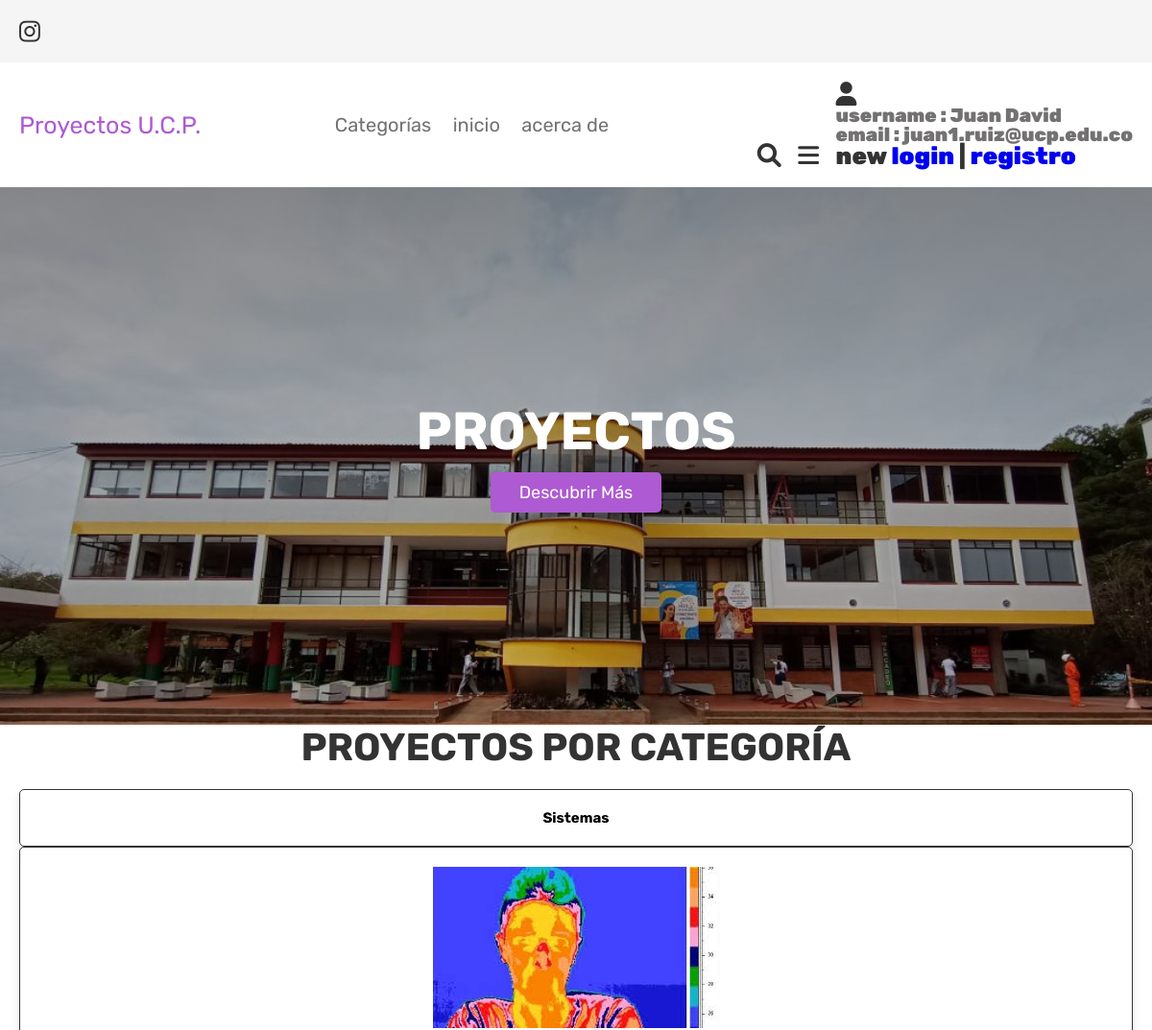
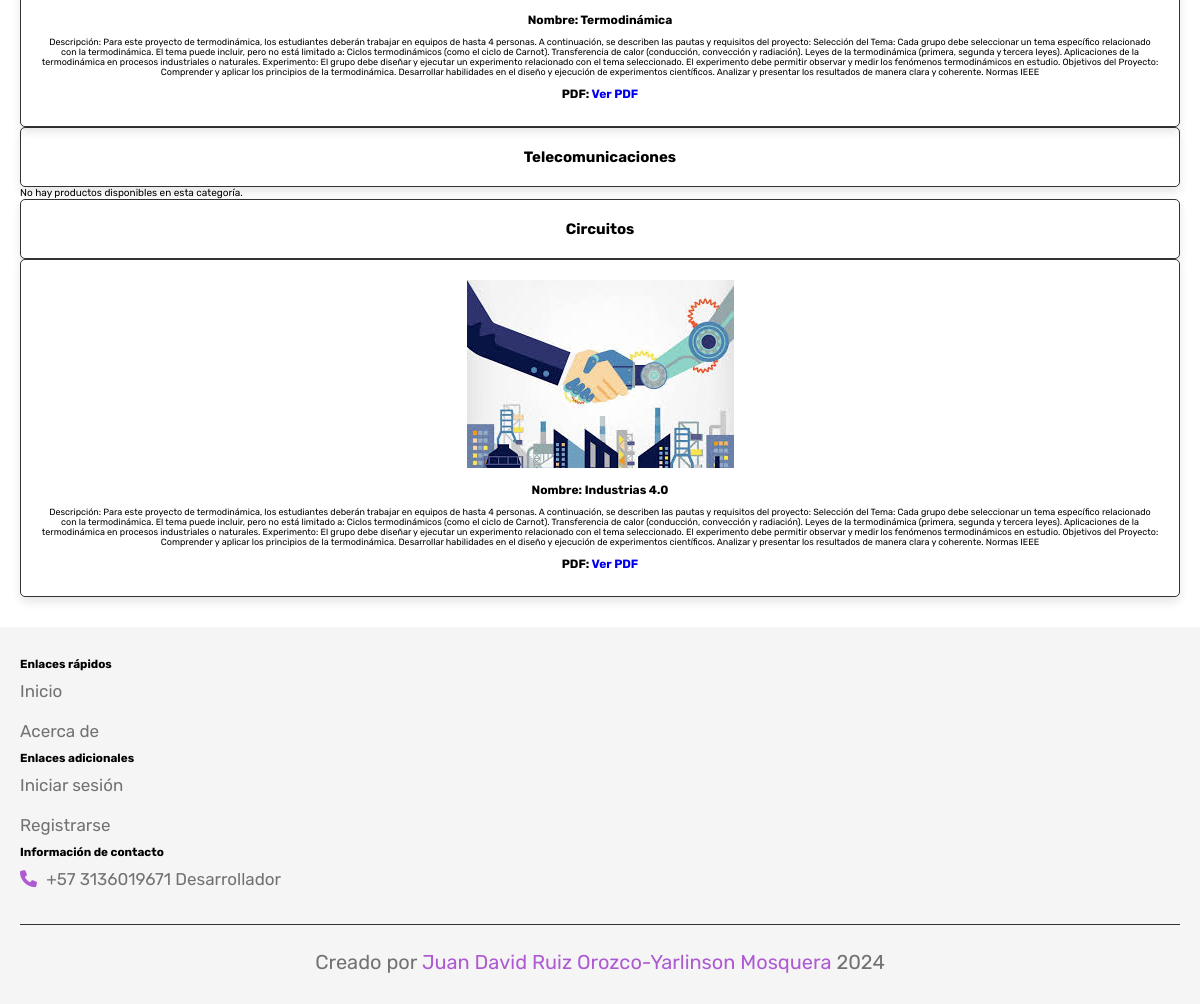
The app's page /categorias.php (signed in) with its own data (2 pictures, top to bottom).
### tables this page shows
CREATE TABLE `products` (
  `id` int(100) NOT NULL,
  `name` varchar(100) NOT NULL,
  `price` varchar(1000) NOT NULL,
  `image` varchar(100) NOT NULL,
  `category` varchar(50) NOT NULL,
  `pdf_file` varchar(255) DEFAULT NULL
);

### categorias.php (the view, shortened to what this page needs)
<!DOCTYPE html>
<html lang="es">
<head>
   <link rel="stylesheet" href="https://cdnjs.cloudflare.com/ajax/libs/font-awesome/6.0.0/css/all.min.css">
   <link rel="stylesheet" href="css/style.css">
</head>
<body>
<?php include 'header.php'; ?>
<section class="inicio">
   <div class="contenedor">
      <h3>Proyectos</h3>
      <a href="acerca.php" class="boton-blanco">Descubrir Más</a>
   </div>
</section>
<section class="show-products">
    <h1 class="title">Proyectos por Categoría</h1>
    <?php
    $categorias = ['Sistemas', 'Telecomunicaciones', 'Circuitos'];
    foreach ($categorias as $categoria) {
        echo "<h2 class='categoria-title'>" . ucfirst($categoria) . "</h2>";
        echo "<div class='caja-container'>";
        $select_products = mysqli_query($conn, "SELECT * FROM `products` WHERE category = '$categoria' LIMIT 6") or die('query failed');
        if(mysqli_num_rows($select_products) > 0){
            while($fetch_products = mysqli_fetch_assoc($select_products)){
    ?>
                <div class="caja">
                    <img src="uploaded_img/<?php echo $fetch_products['image']; ?>" alt="" class="image">
                    <div class="name">Nombre: <?php echo $fetch_products['name']; ?></div>
                    <div class="price">Descripción: <?php echo $fetch_products['price']; ?></div>
                    <div class="name">PDF: <a href="<?php echo "uploaded_pdf/" . $fetch_products['pdf_file']; ?>" target="_blank">Ver PDF</a></div>
                </div>
    <?php
            }
        } else {
            echo "<p>No hay productos disponibles en esta categoría.</p>";
        }
        echo "</div>";
    }
    ?>
</section>
<?php include 'footer.php'; ?>
</body>
</html>

### header.php (shortened to what this page needs)
<header class="header">
   <div class="header-1">
      <div class="flex">
         <div class="share">
               <a href="https://www.instagram.com/ucatolicadepereira/" class="fab fa-instagram"></a>
      </div>
   </div>
   <div class="header-2">
      <div class="flex">
         <a href="inicio.php" class="logo">Proyectos U.C.P.</a>
         <nav class="navbar">
         <a href="categorias.php" >Categorías</a>
            <a href="inicio.php">inicio</a>
            <a href="acerca.php">acerca de</a>
         </nav>
         <div class="icons">
            <a href="buscar_pagina.php" class="fas fa-search"> </a>
            <div id="menu-btn" class="fas fa-bars"> </div>
            <div id="user-btn" class="fas fa-user ">  <div class="account-box">
         <p>username : <span><?php echo $_SESSION['admin_name']; ?></span></p>
         <p>email : <span><?php echo $_SESSION['admin_email']; ?></span></p>
         <div>new <a href="login.php">login</a> | <a href="registro.php">registro</a></div> </div>
      </div>
         </div>
      </div>
      </div>
   </div>
</header>

### footer.php (shortened to what this page needs)
<section class="footer">
    <div class="caja-container">
        <div class="caja">
            <h3>Enlaces rápidos</h3>
            <a href="inicio.php">Inicio</a>
            <a href="acerca.php">Acerca de</a>
        </div>
        <div class="caja">
            <h3>Enlaces adicionales</h3>
            <a href="login.php">Iniciar sesión</a>
            <a href="registro.php">Registrarse</a>
        </div>
        <div class="caja">
            <h3>Información de contacto</h3>
            <p> <i class="fas fa-phone"></i> +57 3136019671 Desarrollador </p>
    </div>
    <p class="credit">Creado por <span>Juan David Ruiz Orozco-Yarlinson Mosquera</span>  <?php echo date('Y'); ?> </p>
</section>

### css/style.css (style rules this page uses)
:root { --purple:#ae5ad2; --red:#c0392b; --orange:#f39c12; --black:#333; --white:#fff; --light-color:#737171; --light-white:#ccc; --light-bg:#f5f5f5; --border:.1rem solid var(--black); --box-shadow:0 .5rem 1rem rgba(0,0,0,.1); }
* { font-family: 'Rubik', sans-serif; margin:0; padding:0; box-sizing: border-box; outline: none; border:none; text-decoration: none; transition:all .2s linear; }
html { font-size: 62.5%; overflow-x: hidden; }
section { padding:3rem 2rem; }
.title { text-align: center; margin-bottom: 2rem; text-transform: uppercase; color:var(--black); font-size: 4rem; }
.boton, .boton-opcion, .boton-eliminar, .boton-blanco { display: inline-block; margin-top: 1rem; padding:1rem 3rem; cursor: pointer; color:var(--white); font-size: 1.8rem; border-radius: .5rem; text-transform: capitalize; }
.boton-blanco, .boton { background-color: var(--purple); }
.header .header-1 { background-color: var(--light-bg); }
.header .header-1 .flex { padding:2rem; display: flex; align-items: center; justify-content: space-between; max-width: 1200px; margin:0 auto; }
.header .header-2 { background-color: var(--white); box-shadow: var(--box-shadow); }
.header .header-2 .flex { padding:2rem; display: flex; align-items: center; justify-content: space-between; max-width: 1200px; margin:0 auto; position: relative; }
.header .header-1 .flex .share a { font-size: 2.5rem; margin-right: 1.5rem; color:var(--black); }
.header .header-1 .flex p { font-size: 2rem; color:var(--light-color); }
.header .header-2 .flex .logo { font-size: 2.5rem; color:var(--purple); }
.header .header-2 .flex .navbar a { margin:0 1rem; font-size: 2rem; color:var(--light-color); }
.header .header-2 .flex .icons > * { font-size: 2.5rem; color:var(--black); cursor: pointer; margin-left: 1.5rem; }
.inicio { min-height: 70vh; background:linear-gradient(rgba(0,0,0,.4), rgba(0,0,0,.1)), url(../images/universidad.jpg) ; background-size: cover; background-position: center; display: flex; align-items: center; justify-content: center; }
.inicio .contenedor { text-align: center; width: 60rem; }
.inicio .contenedor h3 { font-size: 5.5rem; color:var(--white); text-transform: uppercase; }
.show-products { padding-top: 0; }
.show-products .caja-container { display: grid; grid-template-columns: repeat(auto-fit, minmax(30rem, 1fr)); justify-content: center; gap: 1.5rem; max-width: 1200px; margin: 0 auto; align-items: flex-start; }
.show-products .caja-container .caja { display: flex; flex-direction: column; align-items: center; padding: 2rem; border-radius: .5rem; border: var(--border); box-shadow: var(--box-shadow); background-color: var(--white); width: 100%; box-sizing: border-box; transition: transform 0.3s; }
.show-products .categoria-title { text-align: center; padding: 2rem; border-radius: .5rem; border: var(--border); box-shadow: var(--box-shadow); background-color: var(--white); width: 100%; box-sizing: border-box; }
.show-products .caja-container .caja img { max-width: 100%; height: auto; margin-bottom: 1rem; }
.show-products .caja-container .caja .name, .show-products .caja-container .caja .price, .show-products .caja-container .caja .description { width: 100%; box-sizing: border-box; word-wrap: break-word; text-align: center; margin: 0.5rem 0; color: var(--text-color); }
.show-products .caja-container .caja .name { font-weight: bold; font-size: 1.2rem; }
.show-products .caja-container .caja .price { color: var(--price-color); font-size: 0.9rem; color: var(--description-color); }
.footer { background-color: var(--light-bg); }
.footer .caja-container .caja p, .footer .caja-container .caja a { display: block; font-size: 1.7rem; color:var(--light-color); padding:1rem 0; }
.footer .caja-container .caja p i, .footer .caja-container .caja a i { color:var(--purple); padding-right: .5rem; }
.footer .credit { text-align: center; font-size: 2rem; color:var(--light-color); border-top: var(--border); margin-top: 2.5rem; padding-top: 2.5rem; }
.footer .credit span { color:var(--purple); }

### records on screen
products: image (picture), name "Termodinámica", price "Para este proyecto de termodinámica, los estudiantes deberán trabajar en equipos de hasta 4 personas. A continuación, se describen las pautas y requisitos del proyecto: Selección del Tema: Cada grupo debe seleccionar un tema específico relacionado con la termodinámica. El tema puede incluir, pero no está limitado a: Ciclos termodinámicos (como el ciclo de Carnot). Transferencia de calor (conducción, convección y radiación). Leyes de la termodinámica (primera, segunda y tercera leyes). Aplicaciones de la termodinámica en procesos industriales o naturales. Experimento: El grupo debe diseñar y ejecutar un experimento relacionado con el tema seleccionado. El experimento debe permitir observar y…"
products: image (picture), name "Industrias 4.0", price "Para este proyecto de termodinámica, los estudiantes deberán trabajar en equipos de hasta 4 personas. A continuación, se describen las pautas y requisitos del proyecto: Selección del Tema: Cada grupo debe seleccionar un tema específico relacionado con la termodinámica. El tema puede incluir, pero no está limitado a: Ciclos termodinámicos (como el ciclo de Carnot). Transferencia de calor (conducción, convección y radiación). Leyes de la termodinámica (primera, segunda y tercera leyes). Aplicaciones de la termodinámica en procesos industriales o naturales. Experimento: El grupo debe diseñar y ejecutar un experimento relacionado con el tema seleccionado. El experimento debe permitir observar y…"

### other values on screen
$_SESSION['admin_name'] "Juan David"
$_SESSION['admin_email'] "juan1.ruiz@ucp.edu.co"
$categoria "Sistemas"
$categoria "Telecomunicaciones"
$categoria "Circuitos"
